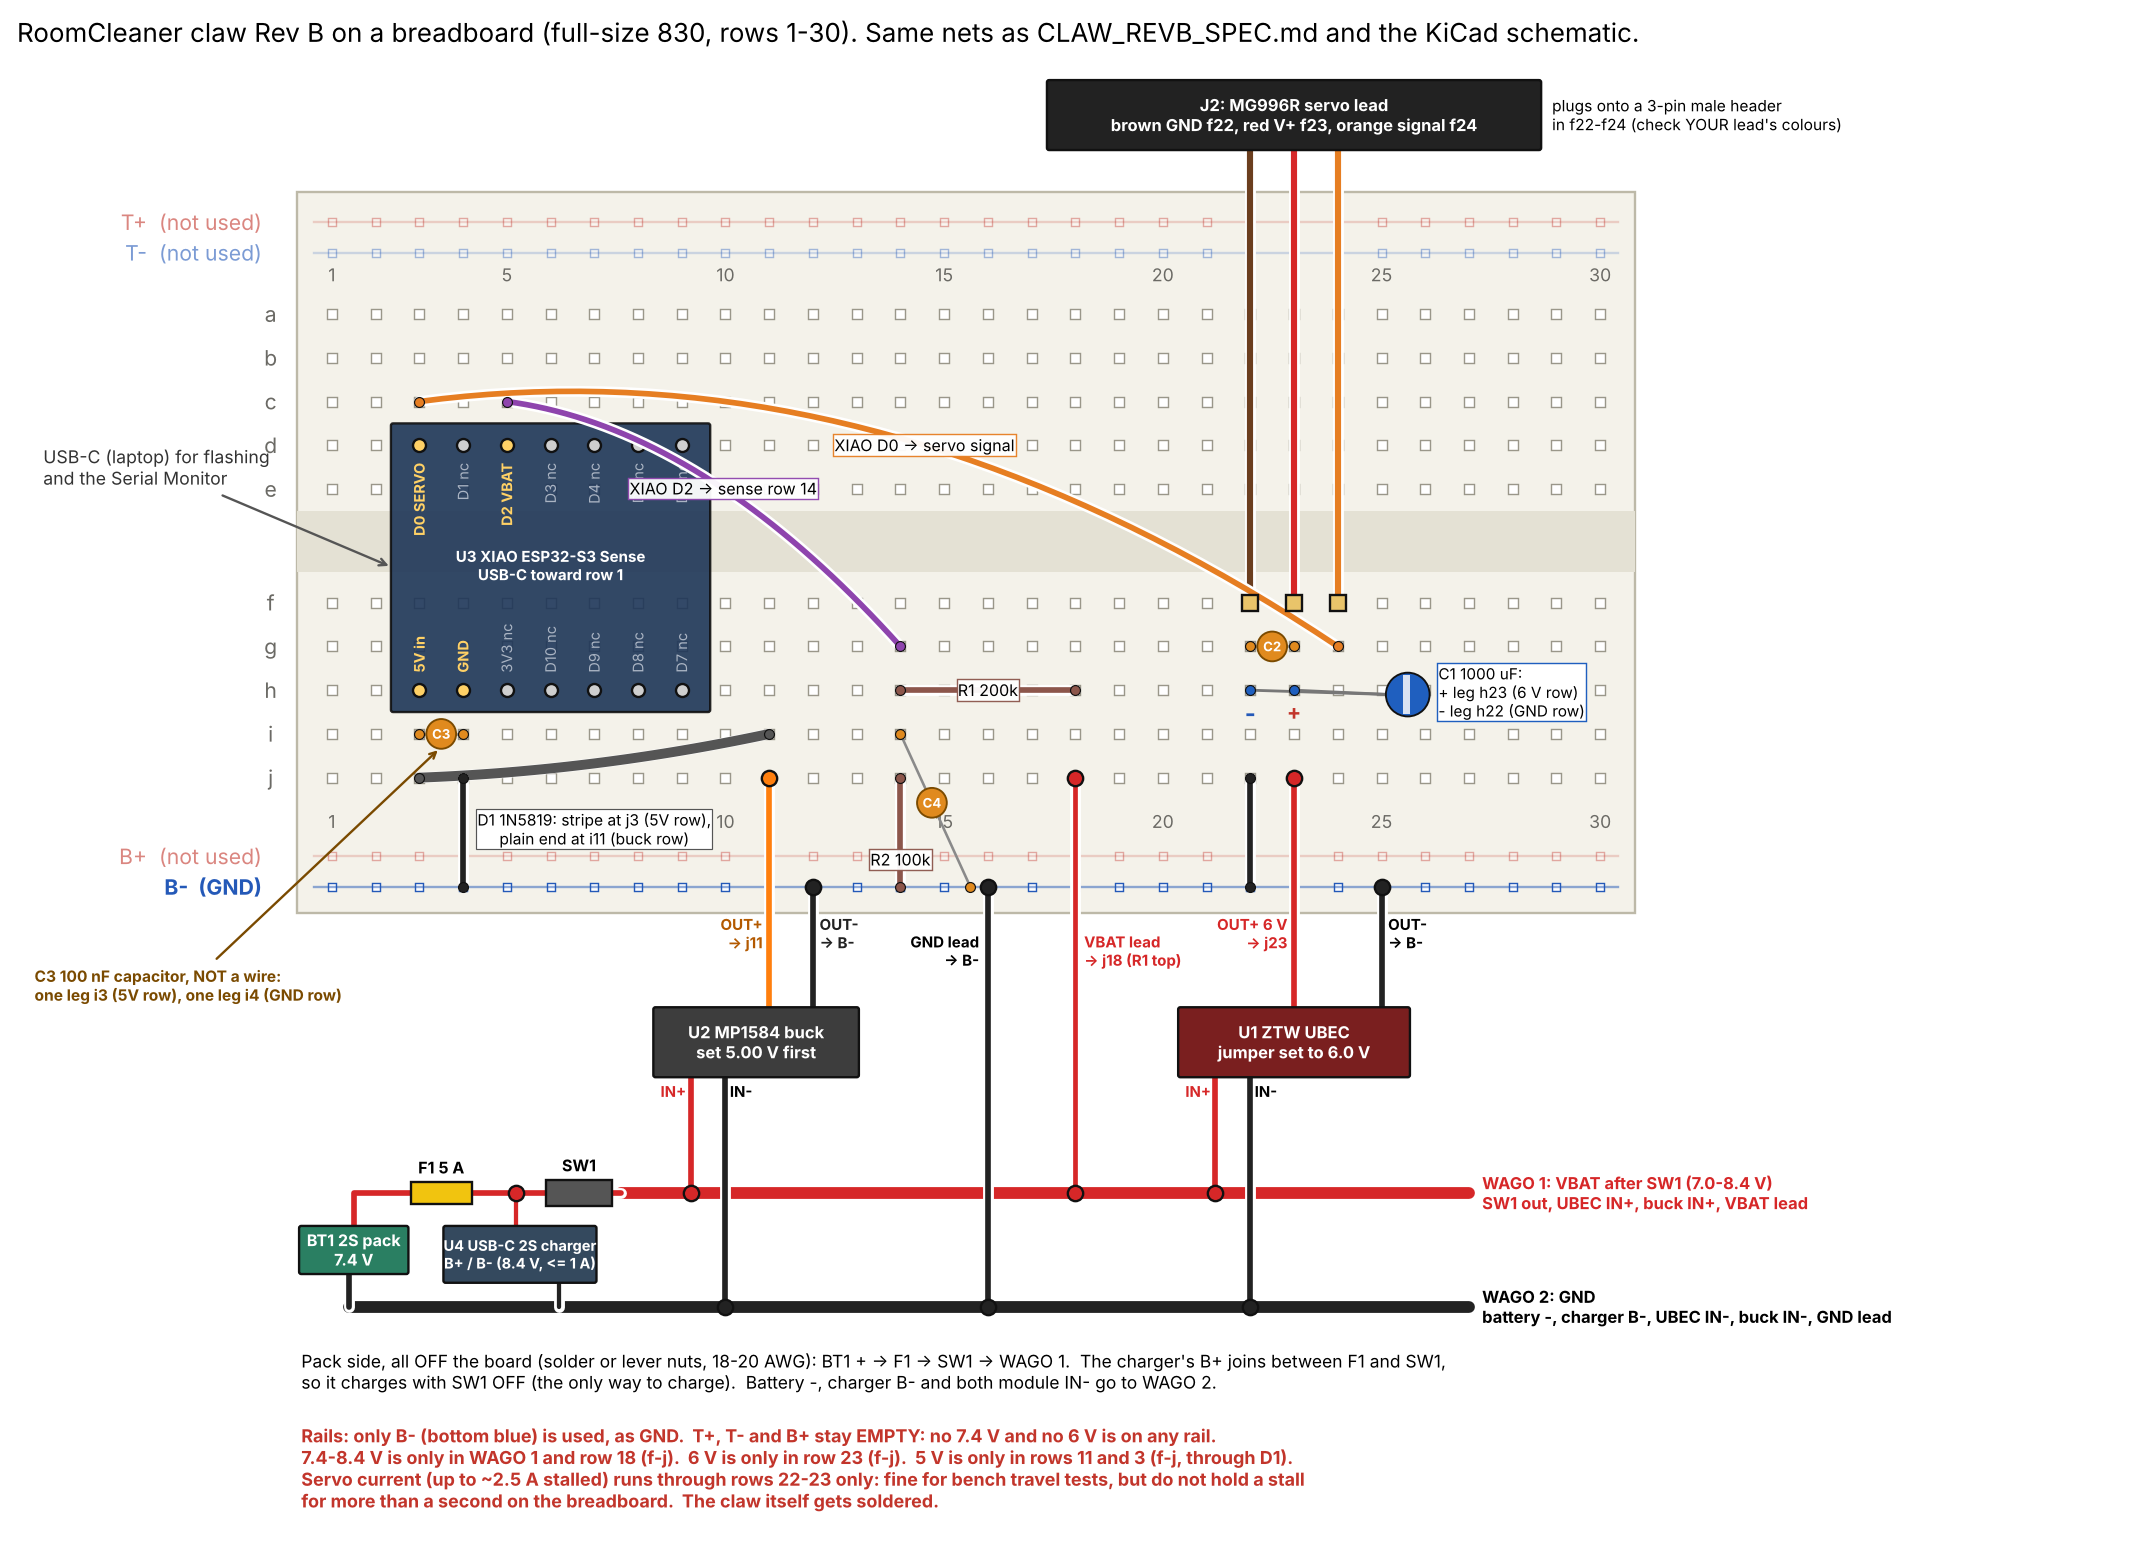

This chart was generated by the following Python code:
"""Claw Rev B on a solderless breadboard (full-size 830-point board, rows 1-30 used), net-checked.

Same circuit as CLAW_REVB_SPEC.md and the KiCad schematic (kicad/): the check at the bottom builds the
breadboard's connectivity (row strips a-e and f-j, the rails, every part pin, jumper and off-board joint) and
compares it pin by pin with kicad/claw_spec.py. It prints PASS only if every net matches and no two nets touch.

Board convention (same as the station layouts):
  rows run left to right; columns a-e are the top half, f-j the bottom half (trench between e and f);
  T+ / T- are the rails along the top edge, B+ / B- along the bottom edge.
  Only ONE rail is used: B- = GND. T+, T- and B+ stay empty. No battery voltage and no 6 V is on any rail.

Off the board (the high-current pack side): the battery, fuse, switch and charger, joined by two lever nuts
(WAGO 1 = VBAT after the switch, WAGO 2 = GND). The UBEC and MP1584 inputs go straight to those WAGOs, so the
servo's input current never runs through the breadboard.

    python3 breadboard_layout_claw.py      # writes breadboard_layout_claw.png/.pdf, prints the net check
"""
import sys
from collections import defaultdict
from pathlib import Path

HERE = Path(__file__).resolve().parent
sys.path.insert(0, str(HERE / "kicad"))
sys.dont_write_bytecode = True
from claw_spec import PIN_NUMBER, expected  # noqa: E402

TOP, BOT = "abcde", "fghij"
RAILS = ("T+", "T-", "B+", "B-")
UNUSED_RAILS = ("T+", "T-", "B+")


def P(ref, word):
    """(ref, pin number) from the spec's pin word, e.g. P("U3", "D0") -> ("U3", "1")."""
    return ref, PIN_NUMBER[ref][word]


# ---------------------------------------------------------------- placement: (ref, pin) -> hole or off-board joint
# XIAO ESP32-S3 straddles the trench, USB-C toward row 1 (off the board's end): D0..D6 on column d rows 3..9,
# 5V, GND, 3V3, D10, D9, D8, D7 on column h rows 3..9 (Seeed pad order, as the station XIAO).
PLACE = {}
for i, w in enumerate(["D0", "D1", "D2", "D3", "D4", "D5", "D6"]):
    PLACE[P("U3", w)] = f"d{3 + i}"
for i, w in enumerate(["5V", "GND", "3V3", "D10", "D9", "D8", "D7"]):
    PLACE[P("U3", w)] = f"h{3 + i}"
PLACE.update({
    # XIAO 5 V supply: D1 stripe (cathode) in the 5V row, C3 right at the 5V / GND pads
    P("D1", "cathode"): "j3", P("D1", "anode"): "i11",
    ("C3", "1"): "i3", ("C3", "2"): "i4",
    # MP1584 buck (off the board): output leads into row 11 and the GND rail, input leads to the WAGOs
    P("U2", "OUT+"): "j11", P("U2", "OUT-"): "B-", P("U2", "IN+"): "X:VBAT_SW", P("U2", "IN-"): "X:GND",
    # battery sense: R1 200k from the VBAT row 18 to row 14, R2 100k and C4 from row 14 to GND
    P("R1", "top"): "h18", P("R1", "bottom"): "h14",
    P("R2", "top"): "j14", P("R2", "bottom"): "B-",
    ("C4", "1"): "i14", ("C4", "2"): "B-",
    # servo: J2 3-pin header f22 GND, f23 V+, f24 signal; C1 / C2 across rows 22-23; UBEC output into row 23 and GND
    P("J2", "GND"): "f22", P("J2", "V+"): "f23", P("J2", "signal"): "f24",
    ("C2", "1"): "g23", ("C2", "2"): "g22",
    P("C1", "+"): "h23", P("C1", "-"): "h22",
    P("U1", "OUT+"): "j23", P("U1", "OUT-"): "B-", P("U1", "IN+"): "X:VBAT_SW", P("U1", "IN-"): "X:GND",
    # pack side, all off the board
    P("BT1", "+"): "X:BAT_POS", P("BT1", "-"): "X:GND",
    P("F1", "in"): "X:BAT_POS", P("F1", "out"): "X:BAT_FUSED",
    P("SW1", "in"): "X:BAT_FUSED", P("SW1", "out"): "X:VBAT_SW",
    P("U4", "B+"): "X:BAT_FUSED", P("U4", "B-"): "X:GND",
})
# ---------------------------------------------------------------- jumper wires: (from, to, label, colour)
WIRES = [
    ("c3", "g24", "D0 servo PWM", "#e67e22"),
    ("c5", "g14", "D2 battery sense", "#8e44ad"),
    ("j4", "B-", "XIAO GND", "#222222"),
    ("j22", "B-", "servo GND", "#222222"),
    ("X:VBAT_SW", "j18", "VBAT (7-8.4 V) to row 18", "#d62728"),
    ("X:GND", "B-", "battery GND to B-", "#222222"),
]
BODIES = {   # parts that cover holes: (label, col_from, col_to, row_from, row_to)
    "U3": ("XIAO ESP32-S3 Sense\n(USB-C toward row 1)", "d", "h", 2.4, 9.6),
}


def is_hole(h):
    return h not in RAILS and not h.startswith("X:")


def strip_of(hole):
    if not is_hole(hole):
        return hole
    col, row = hole[0], int(hole[1:])
    return f"{'top' if col in TOP else 'bot'}{row}"


def check():
    nets, nc = expected()
    pin_net = {k: n for n, keys in nets.items() for k in keys}
    pin_net.update({k: None for k in nc})
    missing = set(pin_net) - set(PLACE)
    extra = set(PLACE) - set(pin_net)
    assert not missing and not extra, f"placement incomplete: missing {sorted(missing)} extra {sorted(extra)}"
    cols = "abcdefghij"
    for ref, (_, c0, c1, r0, r1) in BODIES.items():
        used = [h for (rf, _), h in PLACE.items() if rf != ref and is_hole(h)] + [h for w in WIRES for h in w[:2] if is_hole(h)]
        for h in used:
            if cols.index(c0) <= cols.index(h[0]) <= cols.index(c1) and r0 < int(h[1:]) < r1:
                raise SystemExit(f"hole {h} is under {ref}'s body")
    holes = [h for h in PLACE.values() if is_hole(h)] + [h for w in WIRES for h in w[:2] if is_hole(h)]
    dup = {h for h in holes if holes.count(h) > 1}
    assert not dup, f"two things in one hole: {sorted(dup)}"
    parent = {}

    def find(x):
        parent.setdefault(x, x)
        while parent[x] != x:
            parent[x] = parent[parent[x]]
            x = parent[x]
        return x

    for a, b, *_ in WIRES:
        parent[find(strip_of(a))] = find(strip_of(b))
    groups = defaultdict(set)
    for key, hole in PLACE.items():
        groups[find(strip_of(hole))].add(key)
    ok = True
    got = {}
    for keys in groups.values():
        gn = {pin_net[k] for k in keys if pin_net[k] is not None}
        ncs = [k for k in keys if pin_net[k] is None]
        if len(gn) > 1 or (ncs and (gn or len(keys) > 1)):
            print(f"FAIL short: {sorted(keys)} -> nets {gn} no-connects {ncs}")
            ok = False
        for n in gn:
            got.setdefault(n, set()).update(keys)
    for net, keys in nets.items():
        if got.get(net) != keys:
            print(f"FAIL net {net}: spec {sorted(keys)} breadboard {sorted(got.get(net, set()))}")
            ok = False
    used_rails = {h for h in PLACE.values() if h in RAILS} | {h for w in WIRES for h in w[:2] if h in RAILS}
    if used_rails & set(UNUSED_RAILS):
        print(f"FAIL: something on a rail that must stay empty: {sorted(used_rails & set(UNUSED_RAILS))}"); ok = False
    if find("B-") != find(strip_of(PLACE[P("U3", "GND")])):
        print("FAIL: B- is not GND"); ok = False
    print(f"{len(nets)} nets, {sum(len(v) for v in nets.values())} connected pins, {len(nc)} no-connects, "
          f"{len(WIRES)} jumpers/leads")
    print("PASS" if ok else "FAIL")
    return ok


def draw():
    import matplotlib
    matplotlib.use("Agg")
    import matplotlib.pyplot as plt
    import matplotlib.patheffects as pe
    import numpy as np
    from matplotlib.patches import Circle, FancyBboxPatch, Rectangle

    cols = "abcdefghij"
    ypos = {c: 9.5 - i - (1.6 if c in BOT else 0) for i, c in enumerate(cols)}
    rail_y = {"T+": 11.6, "T-": 10.9, "B+": -2.9, "B-": -3.6}
    RMAX = 30
    halo = [pe.Stroke(linewidth=4.6, foreground="white"), pe.Normal()]

    def xy(hole, row_hint=None):
        if hole in RAILS:
            return (row_hint, rail_y[hole])
        return (int(hole[1:]), ypos[hole[0]])

    fig, ax = plt.subplots(figsize=(16, 13.5))
    ax.add_patch(Rectangle((0.2, -4.2), RMAX + 0.6, 16.5, fc="#f4f2ea", ec="#bdb9a8"))
    ax.add_patch(Rectangle((0.2, 3.6), RMAX + 0.6, 1.4, fc="#e4e1d4", ec="none"))
    for r in range(1, RMAX + 1):
        for c in cols:
            ax.plot(r, ypos[c], "s", ms=4.6, mfc="#ffffff", mec="#9a978a", mew=0.6, zorder=1)
        if r % 5 == 0 or r == 1:
            ax.text(r, 10.25, str(r), ha="center", fontsize=7.5, color="#6b6a65")
            ax.text(r, -2.25, str(r), ha="center", fontsize=7.5, color="#6b6a65")
    for c in cols:
        ax.text(-0.4, ypos[c], c, ha="center", va="center", fontsize=9, color="#6b6a65")
    for rail, y in rail_y.items():
        col = "#c2352b" if "+" in rail else "#2459b8"
        used = rail == "B-"
        ax.plot([0.6, RMAX + 0.4], [y, y], color=col, lw=1.0, alpha=.5 if used else .2)
        for r in range(1, RMAX + 1):
            ax.plot(r, y, "s", ms=3.8, mfc="#ffffff", mec=col, mew=0.6, zorder=1, alpha=1 if used else .4)
        ax.text(-0.6, y, f"{rail}  ({'GND' if used else 'not used'})", ha="right", va="center", fontsize=9, color=col,
                weight="bold" if used else "normal", alpha=1 if used else .6)
    # XIAO body and pin names
    names = {"1": "D0 SERVO", "2": "D1 nc", "3": "D2 VBAT", "4": "D3 nc", "5": "D4 nc", "6": "D5 nc", "7": "D6 nc",
             "8": "D7 nc", "9": "D8 nc", "10": "D9 nc", "11": "D10 nc", "12": "3V3 nc", "13": "GND", "14": "5V in"}
    for ref, (lab, c0, c1, r0, r1) in BODIES.items():
        y0, y1 = ypos[c1] - 0.45, ypos[c0] + 0.45
        ax.add_patch(FancyBboxPatch((r0, y0), r1 - r0, y1 - y0, boxstyle="round,pad=0.05", fc="#1d3557", ec="#111", alpha=.9, zorder=3))
        ax.text((r0 + r1) / 2, (y0 + y1) / 2 + 0.05, "U3 XIAO ESP32-S3 Sense\nUSB-C toward row 1", ha="center", va="center", color="white",
                fontsize=6.4, weight="bold", zorder=4, linespacing=1.0)
    for (ref, pin), hole in PLACE.items():
        if ref == "U3":
            x, y = xy(hole)
            used = "nc" not in names[pin]
            ax.plot(x, y, "o", ms=5.5, mfc="#ffd166" if used else "#cfcfcf", mec="#111", zorder=5)
            top = hole[0] == "d"
            ax.text(x, y + (-0.4 if top else 0.4), names[pin], rotation=90, ha="center", va="top" if top else "bottom",
                    fontsize=6.2, zorder=6, color="#ffd166" if used else "#aab4c3", weight="bold" if used else "normal")
    ax.annotate("USB-C (laptop) for flashing\nand the Serial Monitor", xy=(2.4, (ypos["d"] + ypos["h"]) / 2), xytext=(-5.6, 5.6),
                fontsize=7.5, arrowprops=dict(arrowstyle="->", color="#555"), color="#333")

    def lead(a, b, label, colr, lw=2.4, row_a=None, row_b=None, z=7, bend=0.0, lab_t=20, fs=6.8):
        xa, ya = xy(a, row_a); xb, yb = xy(b, row_b)
        t = np.linspace(0, 1, 41)
        cx, cy = (xa + xb) / 2, (ya + yb) / 2 + bend
        X = (1 - t) ** 2 * xa + 2 * (1 - t) * t * cx + t ** 2 * xb
        Y = (1 - t) ** 2 * ya + 2 * (1 - t) * t * cy + t ** 2 * yb
        ax.plot(X, Y, color=colr, lw=lw, solid_capstyle="round", zorder=z, path_effects=halo)
        ax.plot([xa, xb], [ya, yb], "o", ms=4.2, color=colr, mec="#111", mew=0.5, zorder=z + 1, ls="none")
        if label:
            ax.text(X[lab_t], Y[lab_t], label, fontsize=fs, ha="center", va="center", zorder=z + 2,
                    bbox=dict(fc="white", ec=colr, lw=0.6, pad=0.5, alpha=.95))

    # parts on the board
    lead("j3", "i11", "", "#555555", lw=4.2, bend=-0.35)
    ax.text(7, ypos["j"] - 0.75, "D1 1N5819: stripe at j3 (5V row),\nplain end at i11 (buck row)", fontsize=6.6, ha="center",
            va="top", zorder=9, bbox=dict(fc="white", ec="#555", lw=0.5, pad=0.5))

    def ceramic(a, b, name, row_b=None, at=0.5):
        """A ceramic capacitor: two thin legs meeting an orange disc, so it never reads as a wire (it blocks DC)."""
        (xa, ya), (xb, yb) = xy(a), xy(b, row_b)
        cx, cy = xa + (xb - xa) * at, ya + (yb - ya) * at
        for x, y in ((xa, ya), (xb, yb)):
            ax.plot([x, cx], [y, cy], color="#8a8a8a", lw=1.1, zorder=7)
            ax.plot(x, y, "o", ms=4.2, color="#e08a1e", mec="#111", mew=0.5, zorder=8)
        ax.add_patch(Circle((cx, cy), 0.34, fc="#e08a1e", ec="#7a4a00", lw=0.8, zorder=8.5))
        ax.text(cx, cy, name, fontsize=5.6, ha="center", va="center", weight="bold", color="white", zorder=9)

    ceramic("i3", "i4", "C3")
    ax.annotate("C3 100 nF capacitor, NOT a wire:\none leg i3 (5V row), one leg i4 (GND row)", xy=(3.5, ypos["i"] - 0.3),
                xytext=(-5.8, -6.2), fontsize=6.6, arrowprops=dict(arrowstyle="->", color="#7a4a00"),
                color="#7a4a00", weight="bold", zorder=10)
    lead("h14", "h18", "R1 200k", "#8c564b", lab_t=20)
    lead("j14", "B-", "R2 100k", "#8c564b", row_b=14, lab_t=30)
    ceramic("i14", "B-", "C4", row_b=15.6, at=0.45)
    ceramic("g22", "g23", "C2")
    # C1 electrolytic can between its legs h22 (-) and h23 (+)
    (x22, yh), (x23, _) = xy("h22"), xy("h23")
    can_x, can_y = 25.6, yh - 0.1
    for xl in (x22, x23):
        ax.plot([can_x - 0.4, xl], [can_y, yh], color="#777", lw=1.2, zorder=7)
    ax.add_patch(Circle((can_x, can_y), 0.5, fc="#1f5fbf", ec="#111", lw=0.8, zorder=8))
    ax.add_patch(Rectangle((can_x - 0.12, can_y - 0.44), 0.18, 0.88, fc="#d9e2f2", ec="none", zorder=8.5))
    ax.plot([x22, x23], [yh, yh], "o", ms=4.2, color="#1f5fbf", mec="#111", mew=0.5, zorder=8, ls="none")
    ax.text(x22, yh - 0.2, "-", fontsize=10, weight="bold", color="#2459b8", ha="center", va="top", zorder=9)
    ax.text(x23, yh - 0.2, "+", fontsize=9, weight="bold", color="#c2352b", ha="center", va="top", zorder=9)
    ax.text(26.3, can_y + 0.05, "C1 1000 uF:\n+ leg h23 (6 V row)\n- leg h22 (GND row)", fontsize=6.5, ha="left", va="center",
            zorder=9, bbox=dict(fc="white", ec="#1f5fbf", lw=0.6, pad=0.5))
    # jumpers
    lead("c3", "g24", "XIAO D0 -> servo signal", "#e67e22", bend=4.2, lab_t=22)
    lead("c5", "g14", "XIAO D2 -> sense row 14", "#8e44ad", bend=2.2, lab_t=22)
    lead("j4", "B-", "", "#222222", row_b=4)
    lead("j22", "B-", "", "#222222", row_b=22)
    # J2 servo header f22-f24 and the MG996R lead coming in from above the board
    for h, c in (("f22", "#6b3e1f"), ("f23", "#d62728"), ("f24", "#e67e22")):
        x, y = xy(h)
        ax.plot([x, x], [y, 13.3], color=c, lw=2.6, zorder=6.5, path_effects=halo)
        ax.plot(x, y, "s", ms=7, mfc="#e9c46a", mec="#111", zorder=9)
    ax.add_patch(FancyBboxPatch((17.4, 13.3), 11.2, 1.5, boxstyle="round,pad=0.05", fc="#222", ec="#111", zorder=7))
    ax.text(23, 14.05, "J2: MG996R servo lead\nbrown GND f22, red V+ f23, orange signal f24", color="white", fontsize=7,
            weight="bold", ha="center", va="center", zorder=8)
    ax.text(28.9, 14.05, "plugs onto a 3-pin male header\nin f22-f24 (check YOUR lead's colours)", fontsize=6.6,
            ha="left", va="center", zorder=8)
    # module and pack-side drawing below the board
    VB, GB = -10.6, -13.2            # WAGO 1 (VBAT_SW) and WAGO 2 (GND), drawn as bus bars

    def wire(pts, colr, lw=2.4, z=6):
        xs, ys = zip(*pts)
        ax.plot(xs, ys, color=colr, lw=lw, zorder=z, solid_capstyle="round", path_effects=halo)

    def dot(x, y, colr):
        ax.plot(x, y, "o", ms=6.5, mfc=colr, mec="#111", zorder=9)

    def module(x0, w, label, sub, fc):
        ax.add_patch(FancyBboxPatch((x0, -7.9), w, 1.5, boxstyle="round,pad=0.05", fc=fc, ec="#111", zorder=7))
        ax.text(x0 + w / 2, -7.15, label + "\n" + sub, color="white", fontsize=7, weight="bold", ha="center", va="center", zorder=8)

    # U2 MP1584 (5.00 V): OUT+ -> j11, OUT- -> B- row 12, IN+ / IN- down to the WAGOs
    module(8.4, 4.6, "U2 MP1584 buck", "set 5.00 V first", "#3d3d3d")
    wire([(11, -6.4), xy("j11")], "#ff7f0e"); dot(*xy("j11"), "#ff7f0e")
    wire([(12, -6.4), xy("B-", 12)], "#222222"); dot(*xy("B-", 12), "#222222")
    ax.text(10.85, -5.0, "OUT+\n-> j11", fontsize=6.4, ha="right", color="#b35900", weight="bold", zorder=9)
    ax.text(12.15, -5.0, "OUT-\n-> B-", fontsize=6.4, ha="left", color="#222", weight="bold", zorder=9)
    wire([(9.2, -7.9), (9.2, VB)], "#d62728"); dot(9.2, VB, "#d62728")
    wire([(10.0, -7.9), (10.0, GB)], "#222222"); dot(10.0, GB, "#222222")
    ax.text(9.1, -8.4, "IN+", fontsize=6.3, ha="right", color="#d62728", weight="bold", zorder=9)
    ax.text(10.1, -8.4, "IN-", fontsize=6.3, ha="left", weight="bold", zorder=9)
    # U1 ZTW UBEC (6.0 V): OUT+ -> j23, OUT- -> B- row 25, IN+ / IN- to the WAGOs
    module(20.4, 5.2, "U1 ZTW UBEC", "jumper set to 6.0 V", "#7a1f1f")
    wire([(23, -6.4), xy("j23")], "#d62728"); dot(*xy("j23"), "#d62728")
    wire([(25, -6.4), xy("B-", 25)], "#222222"); dot(*xy("B-", 25), "#222222")
    ax.text(22.85, -5.0, "OUT+ 6 V\n-> j23", fontsize=6.4, ha="right", color="#d62728", weight="bold", zorder=9)
    ax.text(25.15, -5.0, "OUT-\n-> B-", fontsize=6.4, ha="left", weight="bold", zorder=9)
    wire([(21.2, -7.9), (21.2, VB)], "#d62728"); dot(21.2, VB, "#d62728")
    wire([(22.0, -7.9), (22.0, GB)], "#222222"); dot(22.0, GB, "#222222")
    ax.text(21.1, -8.4, "IN+", fontsize=6.3, ha="right", color="#d62728", weight="bold", zorder=9)
    ax.text(22.1, -8.4, "IN-", fontsize=6.3, ha="left", weight="bold", zorder=9)
    # VBAT lead to j18 and battery GND lead to B- row 16
    wire([(18, VB), xy("j18")], "#d62728", lw=2.0); dot(18, VB, "#d62728"); dot(*xy("j18"), "#d62728")
    ax.text(18.2, -5.4, "VBAT lead\n-> j18 (R1 top)", fontsize=6.4, ha="left", color="#d62728", weight="bold", zorder=9,
            bbox=dict(fc="white", ec="none", pad=0.3, alpha=.9))
    wire([(16, GB), xy("B-", 16)], "#222222"); dot(16, GB, "#222222"); dot(*xy("B-", 16), "#222222")
    ax.text(15.8, -5.4, "GND lead\n-> B-", fontsize=6.4, ha="right", weight="bold", zorder=9,
            bbox=dict(fc="white", ec="none", pad=0.3, alpha=.9))
    # bus bars = the two lever nuts
    wire([(7.6, VB), (27, VB)], "#d62728", lw=5, z=5)
    wire([(1.4, GB), (27, GB)], "#222222", lw=5, z=5)
    ax.text(27.3, VB, "WAGO 1: VBAT after SW1 (7.0-8.4 V)\nSW1 out, UBEC IN+, buck IN+, VBAT lead", fontsize=7, va="center",
            color="#d62728", weight="bold")
    ax.text(27.3, GB, "WAGO 2: GND\nbattery -, charger B-, UBEC IN-, buck IN-, GND lead", fontsize=7, va="center", weight="bold")
    # pack side: BT1 -> F1 -> (charger B+) -> SW1 -> WAGO 1
    ax.add_patch(FancyBboxPatch((0.3, -12.4), 2.4, 1.0, boxstyle="round,pad=0.05", fc="#2a7f62", ec="#111", zorder=7))
    ax.text(1.5, -11.9, "BT1 2S pack\n7.4 V", color="white", fontsize=6.8, weight="bold", ha="center", va="center", zorder=8)
    wire([(1.5, -11.4), (1.5, VB), (2.8, VB)], "#d62728")
    wire([(1.4, -12.4), (1.4, GB)], "#222222")
    ax.add_patch(Rectangle((2.8, VB - 0.25), 1.4, 0.5, fc="#f1c40f", ec="#111", zorder=7))
    ax.text(3.5, VB + 0.45, "F1 5 A", fontsize=6.8, ha="center", weight="bold", zorder=8)
    wire([(4.2, VB), (5.9, VB)], "#d62728"); dot(5.2, VB, "#d62728")
    ax.add_patch(Rectangle((5.9, VB - 0.3), 1.5, 0.6, fc="#555", ec="#111", zorder=7))
    ax.text(6.65, VB + 0.5, "SW1", fontsize=6.8, ha="center", weight="bold", zorder=8)
    wire([(7.4, VB), (7.6, VB)], "#d62728")
    ax.add_patch(FancyBboxPatch((3.6, -12.6), 3.4, 1.2, boxstyle="round,pad=0.05", fc="#34495e", ec="#111", zorder=7))
    ax.text(5.3, -12.0, "U4 USB-C 2S charger\nB+ / B- (8.4 V, <= 1 A)", color="white", fontsize=6.2, weight="bold",
            ha="center", va="center", zorder=8)
    wire([(5.2, -11.4), (5.2, VB)], "#d62728", lw=1.8)
    wire([(6.2, -12.6), (6.2, GB)], "#222222", lw=1.8)
    ax.text(0.3, -14.2, "Pack side, all OFF the board (solder or lever nuts, 18-20 AWG): BT1 + -> F1 -> SW1 -> WAGO 1.  "
            "The charger's B+ joins between F1 and SW1,\nso it charges with SW1 OFF (the only way to charge).  Battery -, "
            "charger B- and both module IN- go to WAGO 2.", fontsize=7.4, va="top")
    # notes
    ax.text(0.3, -15.9,
            "Rails: only B- (bottom blue) is used, as GND.  T+, T- and B+ stay EMPTY: no 7.4 V and no 6 V is on any rail.\n"
            "7.4-8.4 V is only in WAGO 1 and row 18 (f-j).  6 V is only in row 23 (f-j).  5 V is only in rows 11 and 3 (f-j, through D1).\n"
            "Servo current (up to ~2.5 A stalled) runs through rows 22-23 only: fine for bench travel tests, but do not hold a stall\n"
            "for more than a second on the breadboard.  The claw itself gets soldered.",
            fontsize=7.6, va="top", color="#c2352b", weight="bold")
    ax.set_xlim(-6.2, RMAX + 12); ax.set_ylim(-18.6, 15.4); ax.set_aspect("equal"); ax.axis("off")
    ax.set_title("RoomCleaner claw Rev B on a breadboard (full-size 830, rows 1-30). Same nets as CLAW_REVB_SPEC.md and the KiCad schematic.",
                 fontsize=11, loc="left")
    for ext in ("png", "pdf"):
        fig.savefig(HERE / f"breadboard_layout_claw.{ext}", dpi=170, bbox_inches="tight")


if __name__ == "__main__":
    ok = check()
    draw()
    sys.exit(0 if ok else 1)
